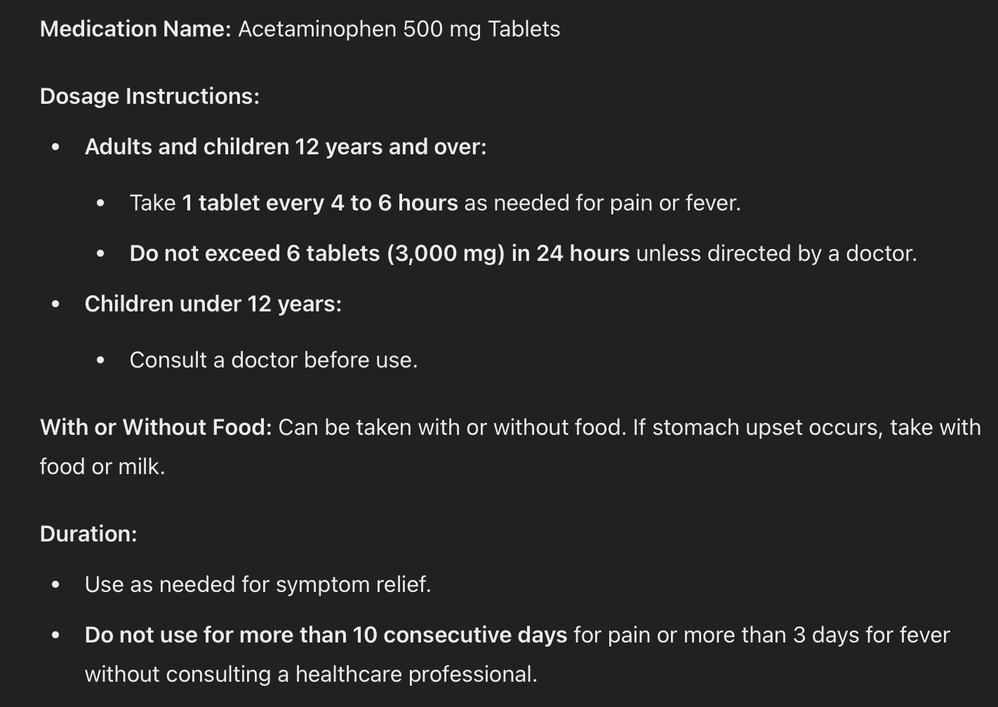
#> input picture medical_instruction.png, 998 x 707 px, shrunk from 1422 x 1008 before the run
$ python app.py
#> lines starting #> are read from the running program, lines starting #| are printed output that depends on the picture; after the words box and inside, x2 and y2 are one past the last pixel; in counts of white or black regions, pixels touching at a corner belong together
import cv2
import pytesseract
from PIL import Image
import numpy as np
import re
import os
import pytesseract


# Add this line before you call any pytesseract functions
pytesseract.pytesseract.tesseract_cmd = '/opt/homebrew/bin/tesseract'

# Load the image using OpenCV
image = cv2.imread('medical_instruction.png')
#> image is the input picture: shape (707, 998, 3); min 0, max 255, mean 41.4

# Check if the image was loaded successfully
if image is None:
    print("Error: Image not found.")
    exit()

 # Convert to grayscale
gray = cv2.cvtColor(image, cv2.COLOR_BGR2GRAY)

# Apply noise reduction (optional)
gray = cv2.medianBlur(gray, 3)

# Apply thresholding to get a binary image
gray = cv2.adaptiveThreshold(
    gray, 255,
    cv2.ADAPTIVE_THRESH_GAUSSIAN_C,
    cv2.THRESH_BINARY,
    31, 2
)
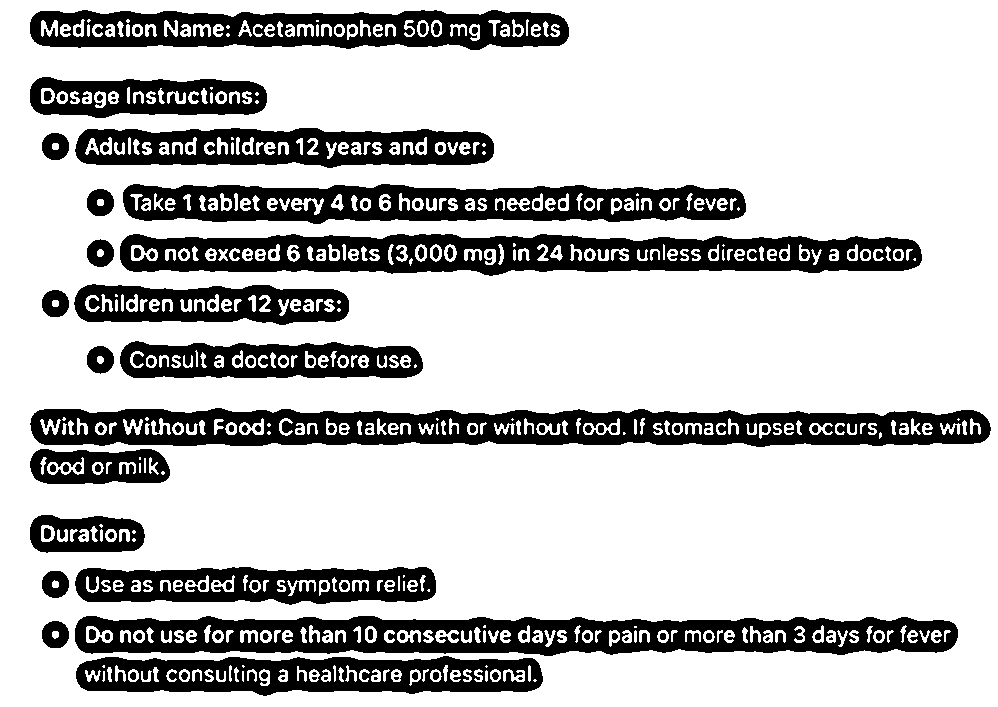
#> gray: shape (707, 998); 76.2% white; 212 black regions (96 under 20 px), largest, box (x1, y1, x2, y2) and area: (30, 408, 991, 447) 25025, (75, 616, 958, 656) 22891, (120, 234, 922, 276) 21305

# Convert the processed image to a PIL Image
pil_image = Image.fromarray(gray)

# Use pytesseract to do OCR on the image
#> (the run stopped early here; a loop or call above may not have finished)
